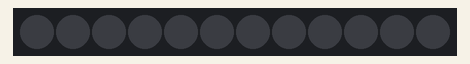
Recording of a sketch running on a simulated Arduino Uno, built with avr-gcc and run on an emulated ATmega328P. On the bench: 12 RGB LEDs in strip order, left to right. Dim RGB values are drawn brighter than linear.

Above: at 2.5 s.
At 3.58 s:
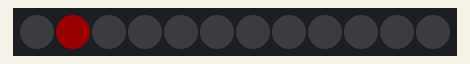
At 3.98 s:
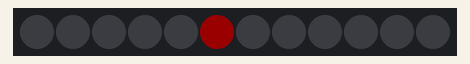
At 4.6 s:
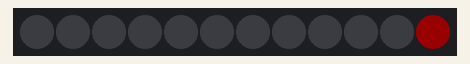

The sketch:

testLED_glowingFunction.ino
```cpp
#include "FastLED.h"

//Number of LEDs
#define NUM_LEDS 12

//Define our clock and data lines
#define DATA_PIN 11
#define CLOCK_PIN 13

#define WAIT 20
#define MAXBRIGHTNESS 70
#define MINBRIGHTNESS 10

//Create the LED array
CRGB leds[NUM_LEDS];

void setup() {

      //Tell FastLED what we're using. Note "BGR" where you might normally find "RGB".
      //This is just to rearrange the order to make all the colors work right.
      FastLED.addLeds<APA102, DATA_PIN, CLOCK_PIN, BGR>(leds, NUM_LEDS);

      //Set global brightness
      FastLED.setBrightness(0);
}

void loop() {
  glow(MINBRIGHTNESS,MAXBRIGHTNESS);
  delay(1000);
  move(NUM_LEDS,50);
  delay(1000);


}

// glow function
void glow(int minBrightness, int maxBrightness){
  // turn all LEDs on
        //Set global brightness
      FastLED.setBrightness(0);

              for(int led = 0; led < NUM_LEDS; led++) {
            leds[led] = CRGB::Maroon;
        }
        FastLED.show();

  // glowing UP
  for (int t=minBrightness; t<maxBrightness; t++){
    FastLED.setBrightness(t);
    FastLED.show();
    delay(WAIT);
  }

// glowing DOWN
  for (int t=maxBrightness; t>minBrightness; t--){
    FastLED.setBrightness(t);
    FastLED.show();
    delay(WAIT);
  }
    // turn all LEDs off
            for(int led = 0; led < NUM_LEDS; led++) {
            leds[led] = CRGB::Black;
        }
        FastLED.show();
}

// move function
void move(int numLEDS, int brightness){
  FastLED.setBrightness(brightness);
for (int dot=0;dot<numLEDS; dot++){
  leds[dot] = CRGB::Maroon;
  FastLED.show();
  leds[dot]=CRGB::Black;
  delay(100);
}
}
```

Measured:
- by itself, everything shown: repeats every 5.6 s, in 73 steps
- what the display in image 0 shows lasts 1.0 s, from 2.4 s to 3.4 s
- what the display in image 3 shows lasts 1.1 s, from 4.5 s to 5.6 s
